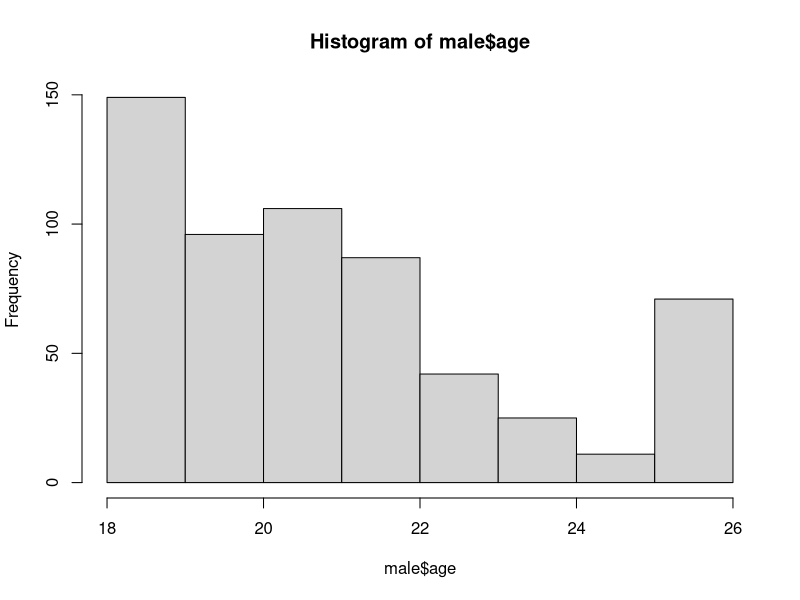
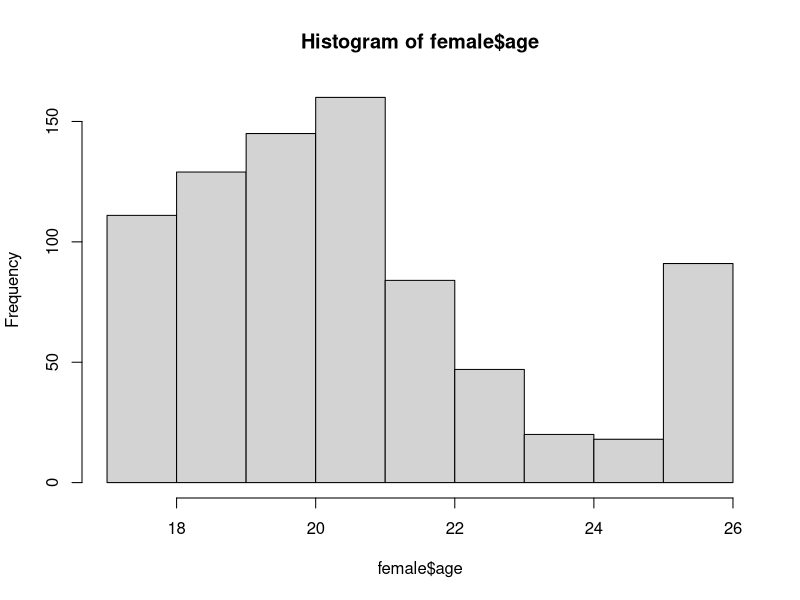
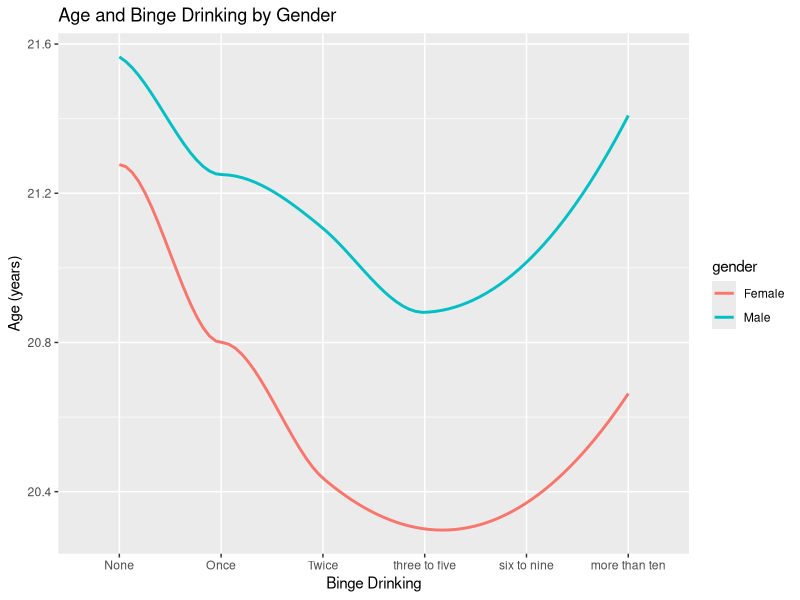

These figures' R source, in order:
# title: "BST 611 SAS Lab for  Regression "
# author: "BST 611"

# set working directory 
#setwd("D:/FuchenchuWang/UAB/BST 611/conversion")

# read your file
lab=read.csv("Binge_Drinking.csv")

# Split the dataset by Gender 
# 1 = Male
# 2 = Female""

# change "1/2" to "Male/Female"
lab$gender = gsub(1, "Male",lab$gender)
lab$gender = gsub(2, "Female",lab$gender)

# subset a dataset only contains male
male=lab[lab$gender=="Male",]
female=lab[lab$gender=="Female",]

summary(lab$age)

summary(male$age)
hist(male$age)

summary(female$age)
hist(female$age)

# Recode the continuous variable, Age, into three groups:  < 20 years; 20-25 years; and >25 years
age_in_year= ifelse(lab$age<=19,1,
                    ifelse(lab$age>19 & lab$age<=25, "2","3"
                    ))
lab_new=cbind(lab,age_in_year)
table(lab_new$age_in_year)


# Figure
lab$drinks5 = gsub(1, "None",lab$drinks5)
lab$drinks5 = gsub(2, "Once",lab$drinks5)
lab$drinks5 = gsub(3, "Twice",lab$drinks5)
lab$drinks5 = gsub(4, "three to five",lab$drinks5)
lab$drinks5 = gsub(5, "six to nine",lab$drinks5)
lab$drinks5 = gsub(6, "more than ten",lab$drinks5)

# give x label a order, otherwise it will show in alphabet
x.order=c("None","Once", "Twice","three to five","six to nine","more than ten")
lab$drinks5 = factor(lab$drinks5, levels=unique(x.order))

figure=cbind(lab[,c(1,2,6)])
figure.delete=na.omit(figure)

library(ggplot2)
plot(ggplot(figure.delete, aes(x=drinks5,y=age,color=gender,group=gender)) + geom_smooth(method="loess",se=F)+labs(x="Binge Drinking",y="Age (years)",title="Age and Binge Drinking by Gender"))
